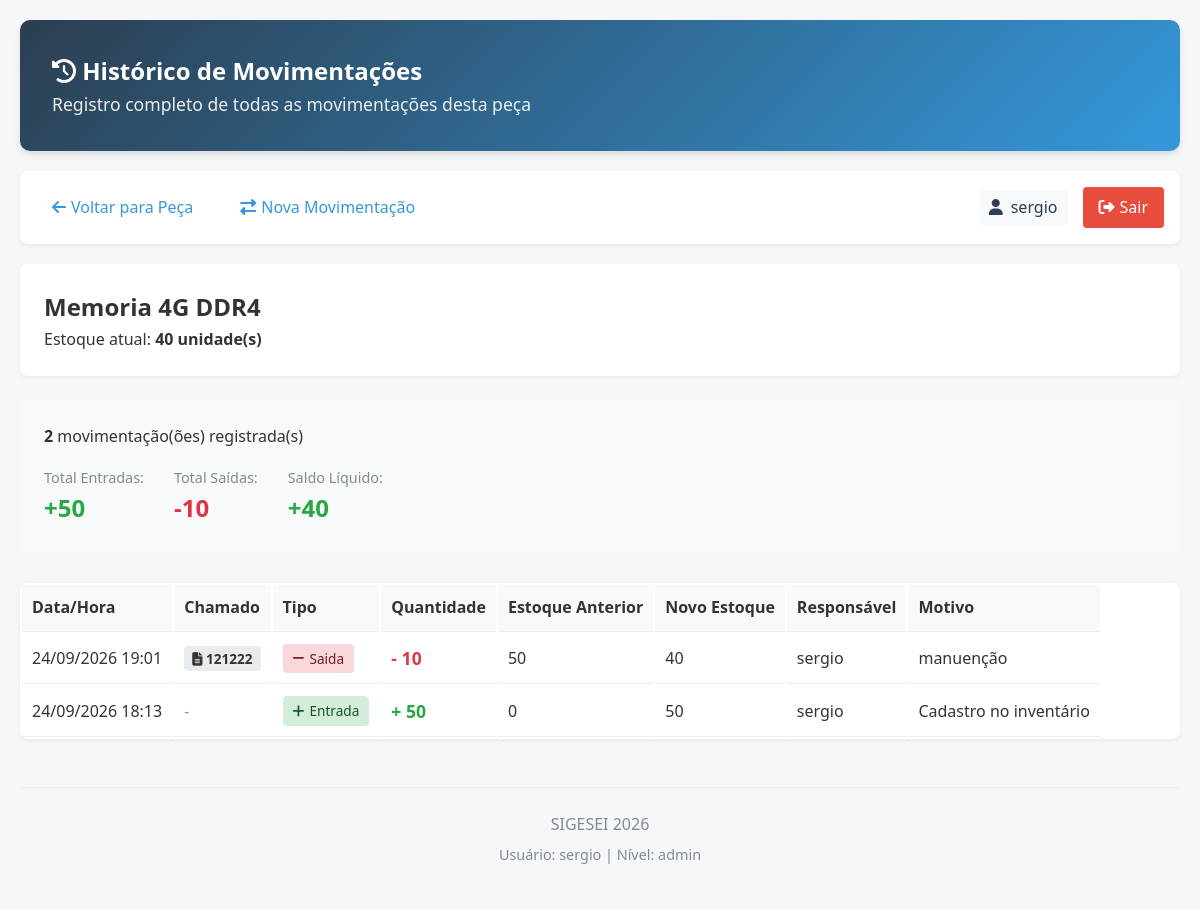
The page /historico.php?id=306 (signed in) on the database its author committed.
### tables this page shows
CREATE TABLE `pecas` (
  `id` int NOT NULL AUTO_INCREMENT,
  `nome` varchar(200) NOT NULL,
  `descricao` text,
  `categoria_id` int DEFAULT NULL,
  `quantidade` int NOT NULL DEFAULT '0',
  `estado` enum('novo','usado','reparado','danificado') NOT NULL,
  `localizacao` varchar(100) DEFAULT NULL,
  `numero_serie` varchar(100) DEFAULT NULL,
  `data_aquisicao` date DEFAULT NULL,
  `data_cadastro` timestamp NULL DEFAULT CURRENT_TIMESTAMP,
  `observacoes` text,
  `usuario_id` int DEFAULT NULL,
  PRIMARY KEY (`id`),
  KEY `categoria_id` (`categoria_id`),
  KEY `usuario_id` (`usuario_id`),
  CONSTRAINT `pecas_ibfk_1` FOREIGN KEY (`categoria_id`) REFERENCES `categorias` (`id`) ON DELETE SET NULL,
  CONSTRAINT `pecas_ibfk_2` FOREIGN KEY (`usuario_id`) REFERENCES `usuarios` (`id`)
);

CREATE TABLE `historico` (
  `id` int NOT NULL AUTO_INCREMENT,
  `peca_id` int NOT NULL,
  `tipo_movimentacao` enum('entrada','saida','transferencia','ajuste','uso','descarte') NOT NULL,
  `quantidade` int NOT NULL,
  `quantidade_anterior` int NOT NULL,
  `quantidade_nova` int NOT NULL,
  `responsavel` varchar(100) NOT NULL,
  `usuario_id` int DEFAULT NULL,
  `motivo` varchar(200) DEFAULT NULL,
  `numero_chamado` varchar(50) DEFAULT NULL,
  `observacoes` text,
  `data_movimentacao` timestamp NULL DEFAULT CURRENT_TIMESTAMP,
  PRIMARY KEY (`id`),
  KEY `idx_peca_id` (`peca_id`),
  KEY `idx_data` (`data_movimentacao`),
  KEY `usuario_id` (`usuario_id`),
  CONSTRAINT `historico_ibfk_1` FOREIGN KEY (`peca_id`) REFERENCES `pecas` (`id`) ON DELETE CASCADE,
  CONSTRAINT `historico_ibfk_2` FOREIGN KEY (`usuario_id`) REFERENCES `usuarios` (`id`)
);

### includes/funcoes.php (called while the page is built, shortened)
<?php
class Funcoes
{
    public static function buscarPeca($id)
    {
        $db  = Conexao::getConexao();
        $sql = "SELECT p.*, c.nome AS categoria_nome
                FROM pecas p
                LEFT JOIN categorias c ON p.categoria_id = c.id
                WHERE p.id = :id";
        $stmt = $db->prepare($sql);
        $stmt->bindParam(':id', $id, PDO::PARAM_INT);
        $stmt->execute();
        return $stmt->fetch();
    }
}

### historico.php (the view, shortened to what this page needs)
<?php
require_once 'includes/funcoes.php';
$id = isset($_GET['id']) ? intval($_GET['id']) : 0;
$peca = Funcoes::buscarPeca($id);
$db = Conexao::getConexao();
$sql = "SELECT * FROM historico WHERE peca_id = :id ORDER BY data_movimentacao DESC";
$stmt = $db->prepare($sql);
$stmt->execute([':id' => $id]);
$historico = $stmt->fetchAll();
?>
<!DOCTYPE html>
<html lang="pt-BR">
<head>
    <link rel="stylesheet" href="css/estilo.css">
    <link rel="stylesheet" href="https://cdnjs.cloudflare.com/ajax/libs/font-awesome/6.4.0/css/all.min.css">
</head>
<body>
    <div class="container">
        <header>
            <h2><i class="fas fa-history"></i> Histórico de Movimentações</h2>
            <p class="subtitle">Registro completo de todas as movimentações desta peça</p>
        </header>
        <nav class="navbar">
            <a href="visualizar.php?id=<?php echo $id; ?>"><i class="fas fa-arrow-left"></i> Voltar para Peça</a>
            <a href="movimentar.php?id=<?php echo $id; ?>"><i class="fas fa-exchange-alt"></i> Nova Movimentação</a>
            <div class="user-menu">
                <span class="user-info">
                    <i class="fas fa-user"></i> <?php echo htmlspecialchars($_SESSION['usuario_nome']); ?>
                </span>
                <a href="logout.php" style="margin-left: auto; background: #e74c3c; color: white;">
                    <i class="fas fa-sign-out-alt"></i> Sair
                </a>
            </div>
        </nav>
        <main>
            <div class="peca-header">
                <h2><?php echo htmlspecialchars($peca['nome']); ?></h2>
                <p>Estoque atual: <strong><?php echo $peca['quantidade']; ?> unidade(s)</strong></p>
            </div>
            <?php if (empty($historico)): ?>
                <div class="empty-state">
                    <i class="fas fa-history fa-3x"></i>
                    <h3>Nenhuma movimentação registrada</h3>
                    <p>Esta peça ainda não teve nenhuma movimentação de estoque.</p>
                    <a href="movimentar.php?id=<?php echo $id; ?>" class="btn-primary">
                        <i class="fas fa-exchange-alt"></i> Realizar Primeira Movimentação
                    </a>
                </div>
            <?php else: ?>
                <div class="historico-completo">
                    <div class="historico-summary">
                        <p><strong><?php echo count($historico); ?></strong> movimentação(ões) registrada(s)</p>
                        <div class="summary-stats">
                            <?php
                            $entradas = 0;
                            $saidas = 0;
                            foreach ($historico as $mov) {
                                if ($mov['tipo_movimentacao'] == 'entrada') {
                                    $entradas += $mov['quantidade'];
                                } else {
                                    $saidas += $mov['quantidade'];
                                }
                            }
                            ?>
                            <div class="stat">
                                <span class="stat-label">Total Entradas:</span>
                                <span class="stat-value positivo">+<?php echo $entradas; ?></span>
                            </div>
                            <div class="stat">
                                <span class="stat-label">Total Saídas:</span>
                                <span class="stat-value negativo">-<?php echo $saidas; ?></span>
                            </div>
                            <div class="stat">
                                <span class="stat-label">Saldo Líquido:</span>
                                <span class="stat-value <?php echo ($entradas - $saidas) >= 0 ? 'positivo' : 'negativo'; ?>">
                                    <?php echo ($entradas - $saidas) >= 0 ? '+' : ''; ?><?php echo $entradas - $saidas; ?>
                                </span>
                            </div>
                        </div>
                    </div>
                    <div class="table-responsive">
                        <table class="historico-table">
                            <thead>
                                <tr>
                                    <th>Data/Hora</th>
                                    <th>Chamado</th>
                                    <th>Tipo</th>
                                    <th>Quantidade</th>
                                    <th>Estoque Anterior</th>
                                    <th>Novo Estoque</th>
                                    <th>Responsável</th>
                                    <th>Motivo</th>
                                </tr>
                            </thead>
                            <tbody>
                                <?php foreach ($historico as $mov):
                                    $corTipo = '';
                                    $iconeTipo = '';
                                    switch($mov['tipo_movimentacao']) {
                                        case 'entrada': $corTipo = 'tipo-entrada'; $iconeTipo = 'fa-plus'; break;
                                        case 'saida': $corTipo = 'tipo-saida'; $iconeTipo = 'fa-minus'; break;
                                    }
                                ?>
                                <tr>
                                    <td><?php echo date('d/m/Y H:i', strtotime($mov['data_movimentacao'])); ?></td>
                                    <td>
                                        <?php if (!empty($mov['numero_chamado'])): ?>
                                            <span class="badge-chamado" style="background: #e9ecef; padding: 3px 8px; border-radius: 4px; font-weight: 600; font-size: 0.85rem;">
                                                <i class="fas fa-file-alt"></i> <?php echo htmlspecialchars($mov['numero_chamado']); ?>
                                            </span>
                                        <?php else: ?>
                                            <span style="color: #999;">-</span>
                                        <?php endif; ?>
                                    </td>
                                    <td>
                                        <span class="tipo-movimentacao <?php echo $corTipo; ?>">
                                            <i class="fas <?php echo $iconeTipo; ?>"></i>
                                            <?php echo ucfirst($mov['tipo_movimentacao']); ?>
                                        </span>
                                    </td>
                                    <td>
                                        <span class="quantidade-mov <?php echo $mov['tipo_movimentacao'] == 'entrada' ? 'entrada' : 'saida'; ?>">
                                            <?php echo $mov['tipo_movimentacao'] == 'entrada' ? '+' : '-'; ?>
                                            <?php echo $mov['quantidade']; ?>
                                        </span>
                                    </td>
                                    <td><?php echo $mov['quantidade_anterior']; ?></td>
                                    <td><?php echo $mov['quantidade_nova']; ?></td>
                                    <td><?php echo htmlspecialchars($mov['responsavel']); ?></td>
                                    <td><?php echo htmlspecialchars($mov['motivo']); ?></td>
                                </tr>
                                <?php endforeach; ?>
                            </tbody>
                        </table>
                    </div>
                </div>
            <?php endif; ?>
        </main>
        <footer>
            <p>SIGESEI <?php echo date('Y'); ?></p>
            <p class="footer-info">
                Usuário: <?php echo htmlspecialchars($_SESSION['usuario_nome']); ?> |
                Nível: <?php echo htmlspecialchars($_SESSION['usuario_nivel'] ?? ''); ?>
            </p>
        </footer>
    </div>
</body>
</html>

### css/estilo.css (style rules this page uses)
* { margin: 0; padding: 0; box-sizing: border-box; }
body { font-family: 'Segoe UI', Tahoma, Geneva, Verdana, sans-serif; line-height: 1.6; color: #333; background-color: #f5f7fa; }
.container { max-width: 1200px; margin: 0 auto; padding: 20px; }
header { background: linear-gradient(135deg, #2c3e50 0%, #3498db 100%); color: white; padding: 2rem; border-radius: 10px; margin-bottom: 20px; box-shadow: 0 4px 6px rgba(0, 0, 0, 0.1); }
.subtitle { font-size: 1.1rem; opacity: 0.9; font-weight: 300; }
.navbar { background: white; padding: 1rem; border-radius: 8px; margin-bottom: 20px; display: flex; gap: 15px; align-items: center; box-shadow: 0 2px 4px rgba(0, 0, 0, 0.05); }
.navbar a { text-decoration: none; color: #3498db; padding: 8px 16px; border-radius: 4px; transition: all 0.3s ease; display: flex; align-items: center; gap: 5px; }
.table-responsive { overflow-x: auto; background: white; border-radius: 8px; box-shadow: 0 2px 4px rgba(0, 0, 0, 0.05); }
footer { text-align: center; margin-top: 3rem; padding: 1.5rem; color: #7f8c8d; border-top: 1px solid #eee; }
.footer-info { font-size: 0.9rem; margin-top: 5px; }
.historico-table th, .historico-table td { padding: 10px; text-align: left; border-bottom: 1px solid #eee; }
.historico-table th { background: #f8f9fa; font-weight: 600; }
.tipo-movimentacao { padding: 4px 10px; border-radius: 4px; font-size: 0.85rem; display: inline-flex; align-items: center; gap: 5px; }
.tipo-entrada { background: #d4edda; color: #155724; }
.tipo-saida { background: #f8d7da; color: #721c24; }
.quantidade-mov { font-weight: bold; font-size: 1.1rem; }
.quantidade-mov.entrada { color: #28a745; }
.quantidade-mov.saida { color: #dc3545; }
.historico-summary { background: #f8f9fa; padding: 1.5rem; border-radius: 8px; margin-bottom: 2rem; }
.summary-stats { display: flex; gap: 30px; margin-top: 1rem; flex-wrap: wrap; }
.stat { display: flex; flex-direction: column; }
.stat-label { font-size: 0.9rem; color: #7f8c8d; }
.stat-value { font-size: 1.5rem; font-weight: bold; }
.stat-value.positivo { color: #28a745; }
.stat-value.negativo { color: #dc3545; }
.peca-header { background: white; padding: 1.5rem; border-radius: 8px; margin-bottom: 1.5rem; box-shadow: 0 2px 4px rgba(0, 0, 0, 0.05); }
.user-menu { margin-left: auto; display: flex; align-items: center; gap: 15px; }
.user-info { display: flex; align-items: center; gap: 8px; color: #2c3e50; font-weight: 500; padding: 5px 10px; background: #f8f9fa; border-radius: 4px; }

### rows shown on the page
pecas: nome "Memoria 4G DDR4", quantidade "40"
historico: data_movimentacao "24/09/2026 19:01", numero_chamado "121222", tipo_movimentacao "Saida", quantidade "10", quantidade_anterior "50", quantidade_nova "40", responsavel "sergio", motivo "manuenção"
historico: data_movimentacao "24/09/2026 18:13", tipo_movimentacao "Entrada", quantidade "50", quantidade_anterior "0", quantidade_nova "50", responsavel "sergio", motivo "Cadastro no inventário"

### other values the page prints
$_SESSION['usuario_nome'] "sergio"
count($historico) "2"
$entradas "50"
$saidas "10"
$entradas - $saidas "40"
$_SESSION['usuario_nivel'] "admin"
